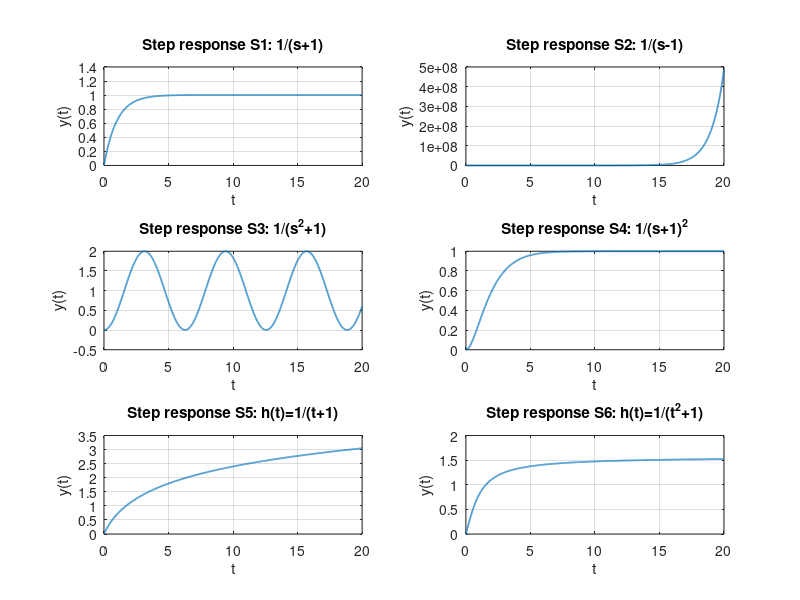

Here is the MATLAB script that generated this plot:
t  = linspace(0,20,5000);  dt = t(2)-t(1);
u  = ones(size(t));

h1 = exp(-t);              
h2 = exp(t);               
h3 = sin(t);              
h4 = t .* exp(-t);        
h5 = 1 ./ (t + 1);         
h6 = 1 ./ (t.^2 + 1);      

Hs = {h1,h2,h3,h4,h5,h6};
titles = { ...
    'Step response S1: 1/(s+1)', ...
    'Step response S2: 1/(s-1)', ...
    'Step response S3: 1/(s^2+1)', ...
    'Step response S4: 1/(s+1)^2', ...
    'Step response S5: h(t)=1/(t+1)', ...
    'Step response S6: h(t)=1/(t^2+1)'};

figure;
for k = 1:6
    y = conv(Hs{k}, u) * dt;
    y = y(1:length(t));
    subplot(3,2,k);
    plot(t, y, 'LineWidth', 1.2);
    grid on;
    title(titles{k});
    xlabel('t'); ylabel('y(t)');
end
